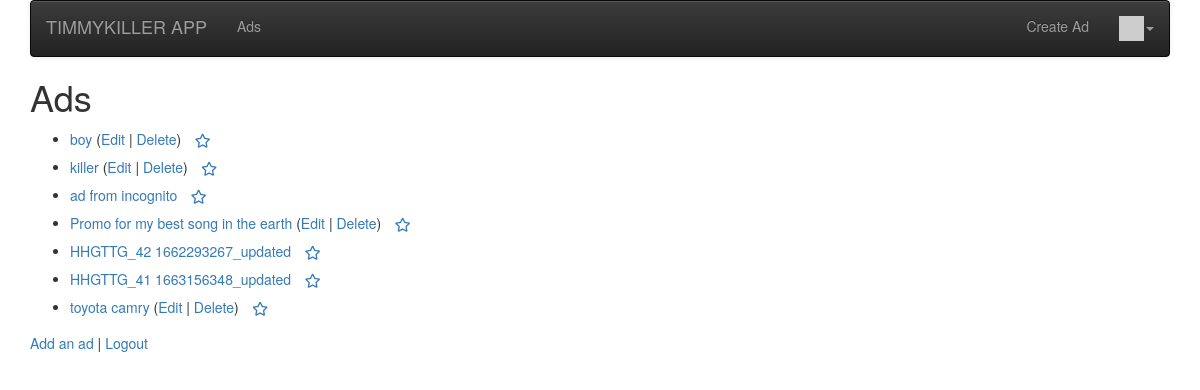
The app's page / (signed in), older data.
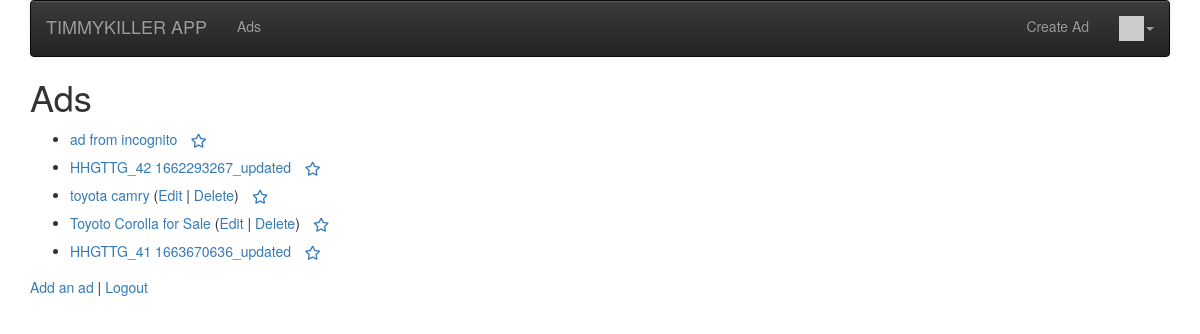
The same page, newer data.
### ads/models.py (models this page shows, shortened)
class Ad(models.Model):
    title = models.CharField(
        max_length=200,
        validators=[MinLengthValidator(2, "Title must be greater than 2 characters")]
    )
    price = models.DecimalField(max_digits=7, decimal_places=2, null=True)
    text = models.TextField()
    owner = models.ForeignKey(settings.AUTH_USER_MODEL, on_delete=models.CASCADE)
    comments = models.ManyToManyField(settings.AUTH_USER_MODEL, through='Comment', related_name='comments_owned')
    created_at = models.DateTimeField(auto_now_add=True)
    updated_at = models.DateTimeField(auto_now=True)
    picture = models.BinaryField(null=True, editable=True)
    content_type = models.CharField(max_length=256, null=True, help_text='The MIMEType of the file')
    favourite = models.ManyToManyField(settings.AUTH_USER_MODEL, through='Fav', related_name='favourite_ads')

### ads/views.py (the view)
# urls.py: path('', views.AdListView.as_view(), name='all'),
class AdListView(OwnerListView):
    model = Ad
    template_name = "ads/ad_list.html"
    def get(self, request):
        ads_list = Ad.objects.all()
        favourites = list()
        if request.user.is_authenticated:
            rows = request.user.favourite_ads.values('id')
            favourites = [row['id'] for row in rows]
        ctx = {'ad_list': ads_list, 'favourites': favourites}
        return render(request, self.template_name, ctx)

### home/context_processors.py (called while the page is built)
def settings(request):
    return {
        'settings': django_settings,
    }

### home/templatetags/app_tags.py (called while the page is built)
@register.filter(name='gravatar')
def gravatar(user, size=35):
    email = str(user.email.strip().lower()).encode('utf-8')
    email_hash = md5(email).hexdigest()
    url = "//www.gravatar.com/avatar/{0}?s={1}&d=identicon&r=PG"
    return url.format(email_hash, size)

### ads/templates/ads/ad_list.html (shortened to what this page needs)
{% extends "base_menu.html" %}
{% block content %}
<h1>Ads</h1>
<p>
{% if ad_list %}
<ul>
  {% for ad in ad_list %}
    <li>
        <a href="{% url 'ads:ad_detail'  ad.id %}">{{ ad.title }}</a>
        {% if ad.owner == user %}
        (<a href="{% url 'ads:ad_update' ad.id %}">Edit</a> |
        <a href="{% url 'ads:ad_delete' ad.id %}">Delete</a>)
        {% endif %}
        {% if user.is_authenticated %}
        <a href="#" onclick=
             "favPost('{% url 'ads:ad_favourite' ad.id %}', {{ ad.id }} );return false;"
            id="unfavorite_star_{{ad.id}}">
        <span class="fa-stack" style="vertical-align: middle;">
        <i class="fa fa-star-o fa-stack-1x"></i>
        </span>
        </a>
        {% endif %}
    </li>
  {% endfor %}
</ul>
{% else %}
  <p>There are no ads in the database.</p>
{% endif %}
</p>
<p>
<a href="{% url 'ads:ad_create' %}">Add an ad</a> |
{% if user.is_authenticated %}
<a href="{% url 'logout' %}?next={% url 'ads:all' %}">Logout</a>
{% else %}
<a href="{% url 'login' %}?next={% url 'ads:all' %}">Login</a>
{% endif %}
</p>
{% endblock %}

### home/templates/base_menu.html (shortened to what this page needs)
{% extends "base_bootstrap.html" %}
{% block navbar %}
{% load app_tags %}
<nav class="navbar navbar-default navbar-inverse">
  <div class="container-fluid">
    <div class="navbar-header">
        <a class="navbar-brand" href="/">{{ settings.APP_NAME }}</a>
    </div>
    <ul class="nav navbar-nav">
      {% url 'ads' as ads %}
      <li {% if request.get_full_path == ads %} class="active"{% endif %}>
          <a href="{% url 'ads:all' %}">Ads</a></li>
    </ul>
    <ul class="nav navbar-nav navbar-right">
        {% if user.is_authenticated %}
        <li>
        <a href="{% url 'ads:ad_create' %}">Create Ad</a>
        </li>
        <li class="dropdown">
            <a href="#" data-toggle="dropdown" class="dropdown-toggle">
                <img style="width: 25px;" src="{{ user|gravatar:60 }}"/><b class="caret"></b>
            </a>
        </li>
        {% else %}
        <li>
        <a href="{% url 'login' %}?next={% url 'ads:all' %}">Login</a>
        </li>
        {% endif %}
    </ul>
  </div>
</nav>
{% endblock %}

### home/templates/base_bootstrap.html (shortened to what this page needs)
<!DOCTYPE html>
<html>
<head>
<link rel="stylesheet"
    href="https://maxcdn.bootstrapcdn.com/bootstrap/3.4.0/css/bootstrap.min.css"
>
<link rel="stylesheet"
    href="https://maxcdn.bootstrapcdn.com/bootstrap/3.4.0/css/bootstrap-theme.min.css"
>
<link rel="stylesheet"
    href="https://code.jquery.com/ui/1.12.1/themes/ui-lightness/jquery-ui.css"
>
<link rel="stylesheet" href="https://use.fontawesome.com/releases/v5.8.1/css/all.css">
<link rel="stylesheet" href="https://use.fontawesome.com/releases/v5.8.1/css/v4-shims.css">
</head>
<body>
<div class="container">
{% block navbar %} {% endblock %}
{% block content %}
{% endblock %}
</div>
</body>
</html>

Row changes from the older to the newer data that the page shows:
removed Ad: title "boy", shows "Edit"
removed Ad: title "killer", shows "Edit"
removed Ad: title "Promo for my best song in the earth", shows "Edit"
removed Ad: title "HHGTTG_41 1663156348_updated"
added Ad: title "Toyoto Corolla for Sale", shows "Edit"
added Ad: title "HHGTTG_41 1663670636_updated"
